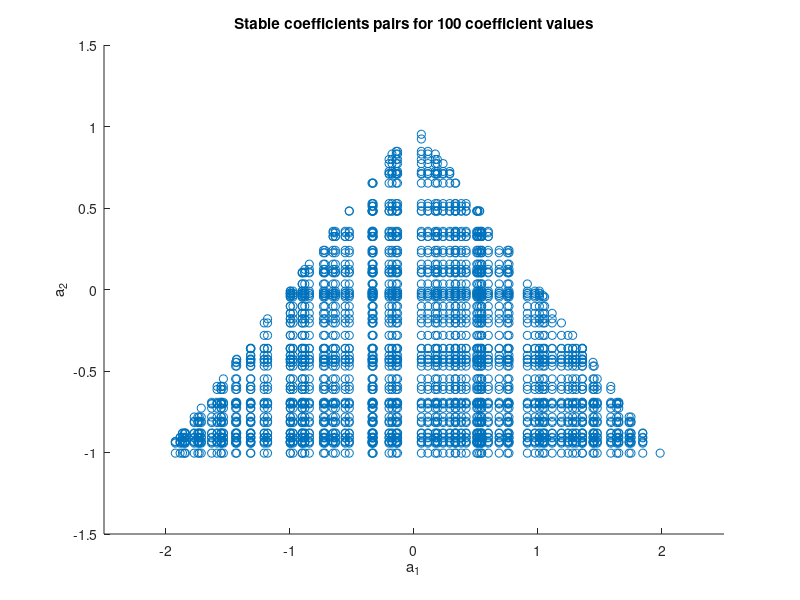

Here is the MATLAB script that generated this plot: (Note: this script raises an error after producing the figure.)
%% set up
clear all;
a1 = rand(100, 1).*5 - 2.5;
a2 = rand(100, 1).*3 - 1.5;
w = randn(1000, 1);

%% Part 1
clear pairs
tol = 10000;
pair_idx = 1;

for i = 1:length(a1)
    for j = 1:length(a2) 
        a = [1 -a1(i) -a2(j)];
        x = filter(1, a, w);
        
        if (x(end) < tol) && (x(end) > -tol)
            pairs(pair_idx,:) = [a1(i), a2(j)];
            pair_idx = pair_idx+1;
        end
    end 
end

scatter(pairs(:,1), pairs(:,2), 'r*')
title("Stable coefficients pairs for 100 coefficient values")
xlabel("a_{1}")
ylabel("a_{2}")
xlim([-2.5 2.5])
ylim([-1.5 1.5])

%% Part 2
close all
load sunspot.dat

lengths = [5 20 250];
index = 1;

for i = lengths
   sunspot_zero = sunspot(:,2) - mean(sunspot(1:i,2));
   acf = xcorr(sunspot(1:i, 2), 'unbiased');
   acf_zero = xcorr(sunspot_zero(1:i), 'coeff');
   figure()
   stem (-(i-1):(i-1), acf)
   title(sprintf("ACF of sunspot data for %.0f samples", i))
   ylabel("ACF")
   xlabel("Lag")
   figure()
   stem (-(i-1):(i-1), acf_zero)
   title(sprintf("ACF of zero-centered sunspot data for %.0f samples", i))
   ylabel("ACF")
   xlabel("Lag")
   series_means(index) = mean(sunspot(1:i, 2));
   index = index + 1;
end

%% DC offset
sunspot_zero = sunspot(1:20,2) - mean(sunspot(1:20,2));
const = ones(20, 1)*mean(sunspot(1:20,2));
const_acf = xcorr(const, 'unbiased');
acf_zero = xcorr(sunspot_zero, 'unbiased');
acf_complete = xcorr(sunspot_zero+const, 'unbiased');
figure()
stem(-19:19, const_acf)
figure()
stem(-19:19, const_acf+acf_zero)
figure()
stem(-19:19, acf_complete)

%% Part 3
close all;
clear all;

load sunspot.dat
sunspot_zero = zscore(sunspot(:,2));

boundary = 1.96/sqrt(length(sunspot(:, 2)));

p = 10;
[a, ~, k] = aryule(sunspot(:,2), p);
[a_zero, ~, k_zero] = aryule(sunspot_zero, p);
pac = -k;
pac_zero = -k_zero;
figure(), hold on;
stem(1:p, pac)
stem(1:p, pac_zero)
plot([1 p], [1 1]' * [boundary -boundary], 'k--')
legend('Empirical data', 'Standardised data', 'Threshold');
title("Partial correlation for sunspot time series");
xlabel("Lag");
ylabel("Correlation");

%% Part 4
close all;
clear all;

load sunspot.dat
N = length(sunspot(:,2));
p = 20;
sunspot(:,2) = zscore(sunspot(:,2));
sun = ones(N, p) .* sunspot(:,2);

filtered_sun = zeros(N, p);
for i = 1:p
    a = aryule(sunspot(:,2), i);
    filtered_sun(:, i) = filter(-a, 1, sunspot(:,2));
end

e = zeros(1, p);

for i = 1:N
    e(1,:) = (filtered_sun(i,:) - sun(i,:)).^2 + e(1,:);
end

MDL = log(e(1,:)) + (1:p).*log(N)./N;
AIC = log(e(1,:)) + 2.*(1:p)./N;
AIC_c = AIC + (2.*(1:p).*((1:p)+1))./(-(1:p)-1+N);
cumulative = log(e(1,:));

%normalizing
MDL = MDL/MDL(1);
AIC = AIC/AIC(1);
AIC_c = AIC_c/AIC_c(1);
cumulative = cumulative/cumulative(1);

% test = (2.*(1:p).*((1:p)+1))./(-(1:p)-1+N);

figure(), hold on;
p_axis = 1:p;
plot(p_axis, MDL)
plot(p_axis, AIC)
plot(p_axis, AIC_c)
plot(p_axis, cumulative)
legend('Minimum Description Length', 'Akaike Information Criterion', 'corrected AIC', 'Cumulative Error Squared')
title("Different criteria for loss calculation with respect to the model's order")
xlabel("model order p")
ylabel("Loss function")

figure(), hold on;
p_axis = 1:p;
plot(p_axis, MDL)
plot(p_axis, AIC)
plot(p_axis, AIC_c)
plot(p_axis, cumulative)
legend('Minimum Description Length', 'Akaike Information Criterion', 'corrected AIC', 'Cumulative Error Squared')
ylim([0.9 1])
title("Different criteria for loss calculation with respect to the model's order")
xlabel("model order p")
ylabel("Loss function")
